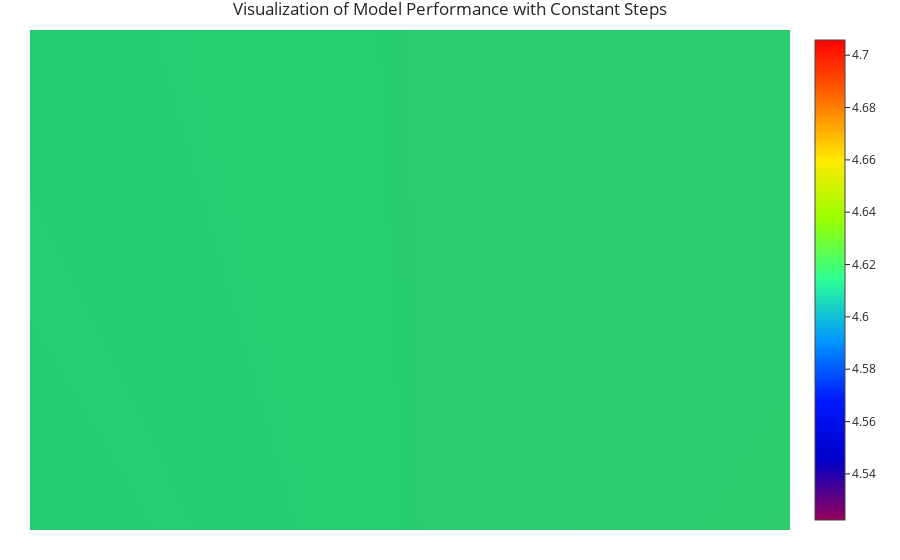

Source (notebook cell):
### Code cell
x_grid, y_grid = np.mgrid[
    merged_non_zero['n_ingredients'].min():merged_non_zero['n_ingredients'].max():20j,
    merged_non_zero['minutes'].min():merged_non_zero['minutes'].max():20j
]

grid_df = pd.DataFrame({
    'n_ingredients': x_grid.ravel(),
    'minutes': y_grid.ravel(),
    'n_steps': merged_non_zero['n_steps'].median()  # Hold constant
})

z = model_cross.predict(grid_df).reshape(x_grid.shape)

fig = go.Figure(data=[
    go.Surface(
        x=x_grid,
        y=y_grid,
        z=z,
        colorscale='Rainbow'
    )
])
fig.update_layout(
    scene=dict(
        xaxis_title='Ingredients',
        yaxis_title='Minutes',
        zaxis_title='Predicted Rating'
    ),
    title='Visualization of Model Performance with Constant Steps'
)
fig.show()
fig.write_html('finMConstSTEPS.html', include_plotlyjs='cdn')

### Figure 1 — Plotly figure (JSON) as saved in the notebook; plotly's stock layout.template omitted (floating-point values rounded to 4 significant figures; data arrays with more than 128 entries replaced by an {"elided": "..."} marker saying what was removed)
{"data": [{"colorscale": [[0, "rgb(150,0,90)"], [0.125, "rgb(0,0,200)"], [0.25, "rgb(0,25,255)"], [0.375, "rgb(0,152,255)"], [0.5, "rgb(44,255,150)"], [0.625, "rgb(151,255,0)"], [0.75, "rgb(255,234,0)"], [0.875, "rgb(255,111,0)"], [1, "rgb(255,0,0)"]], "type": "surface", "x": {"elided": "20x20 float values"}, "y": {"elided": "20x20 float values"}, "z": {"elided": "20x20 float values"}}], "layout": {"autosize": true, "scene": {"aspectmode": "auto", "aspectratio": {"x": 1, "y": 1, "z": 1}, "camera": {"center": {"x": 0, "y": 0, "z": 0}, "eye": {"x": 0.0001307, "y": -0.006433, "z": -0.007655}, "projection": {"type": "perspective"}, "up": {"x": 0.0001303, "y": -0.0007702, "z": 1.0}}, "xaxis": {"title": {"text": "Ingredients"}, "type": "linear"}, "yaxis": {"title": {"text": "Minutes"}, "type": "linear"}, "zaxis": {"title": {"text": "Predicted Rating"}, "type": "linear"}}, "title": {"text": "Visualization of Model Performance with Constant Steps"}}}
